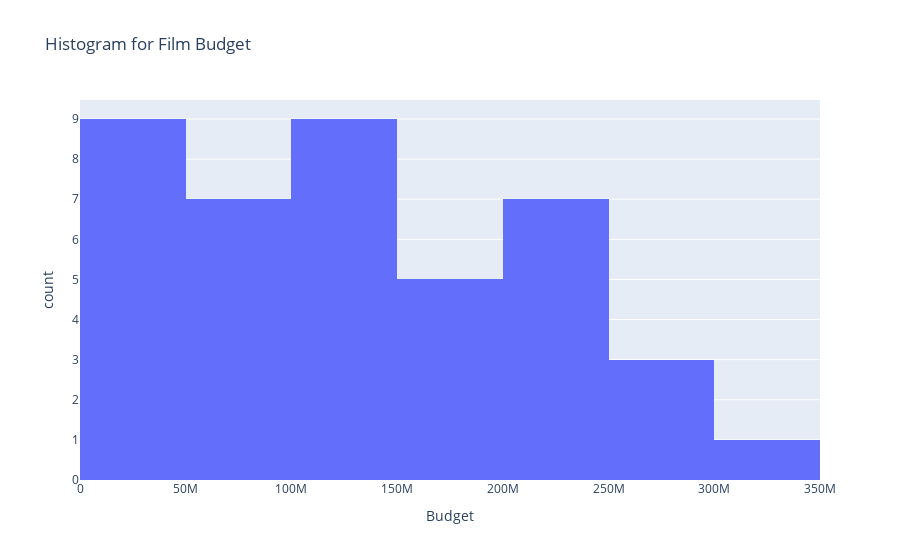
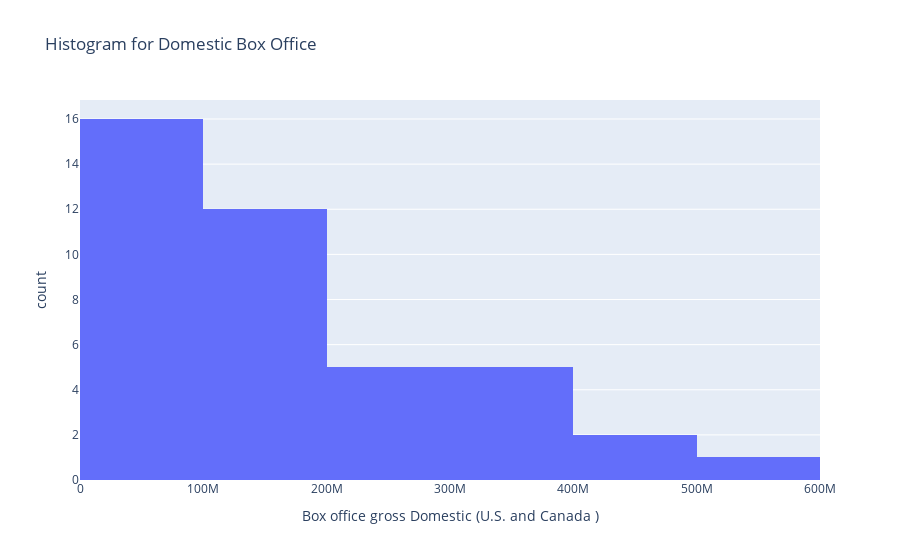
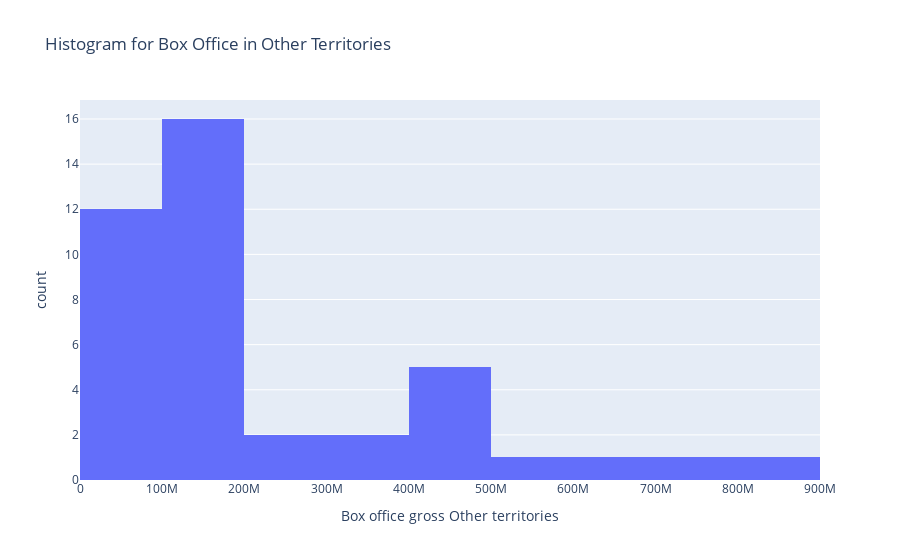
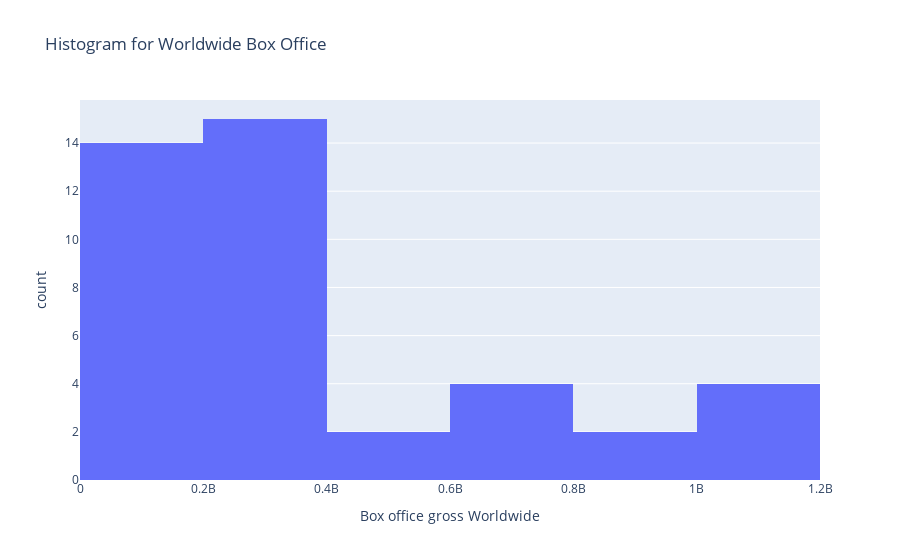

Notebook code cell kept with these figures, in order:
### Code cell
fig_budget = px.histogram(df_dc, x='Budget', title='Histogram for Film Budget')


fig_domestic = px.histogram(df_dc, x='Box office gross Domestic (U.S. and Canada )', title='Histogram for Domestic Box Office')


fig_other_territories = px.histogram(df_dc, x='Box office gross Other territories', title='Histogram for Box Office in Other Territories')


fig_worldwide = px.histogram(df_dc, x='Box office gross Worldwide', title='Histogram for Worldwide Box Office')


fig_budget.show()
fig_domestic.show()
fig_other_territories.show()
fig_worldwide.show()

### Figure 1 — Plotly figure (JSON) as saved in the notebook; plotly's stock layout.template omitted (floating-point values rounded to 4 significant figures)
{"data": [{"alignmentgroup": "True", "bingroup": "x", "hovertemplate": "Budget=%{x}<br>count=%{y}<extra></extra>", "legendgroup": "", "marker": {"color": "#636efa", "pattern": {"shape": ""}}, "name": "", "offsetgroup": "", "orientation": "v", "showlegend": false, "type": "histogram", "x": [55000000, 54000000, 39000000, 35000000, 17000000, 3000000, 35000000, 80000000, 5600000, 100000000, 125000000, 16000000, 100000000, 100000000, 150000000, 270000000, 185000000, 130000000, 47000000, 200000000, 250000000, 225000000, 250000000, 175000000, 80000000, 149000000, 300000000, 10000000, 160000000, 100000000, 55000000, 84500000, 200000000, 185000000, 200000000, 90000000, 200000000, 125000000, 200000000, 120000000, 205000000], "xaxis": "x", "yaxis": "y"}], "layout": {"autosize": true, "barmode": "relative", "legend": {"tracegroupgap": 0}, "title": {"text": "Histogram for Film Budget"}, "xaxis": {"anchor": "y", "autorange": true, "domain": [0, 1], "range": [-0.5, 350000000.0], "title": {"text": "Budget"}, "type": "linear"}, "yaxis": {"anchor": "x", "autorange": true, "domain": [0, 1], "range": [0, 9.474], "title": {"text": "count"}}}}

### Figure 2 — Plotly figure (JSON) as saved in the notebook; plotly's stock layout.template omitted (floating-point values rounded to 4 significant figures)
{"data": [{"alignmentgroup": "True", "bingroup": "x", "hovertemplate": "Box office gross Domestic (U.S. and Canada )=%{x}<br>count=%{y}<extra></extra>", "legendgroup": "", "marker": {"color": "#636efa", "pattern": {"shape": ""}}, "name": "", "offsetgroup": "", "orientation": "v", "showlegend": false, "type": "histogram", "x": [134478449, 108185706, 59950623, 14296438, 15681020, 192816, 251409241, 162924631, 5635204, 184069126, 107353792, 1710972, 40202379, 75976178, 206863479, 200081192, 534987076, 107509799, 10547117, 116601172, 448149584, 291045518, 330360194, 325100054, 175936671, 412845172, 229024295, 29790236, 335061807, 140480049, 335477657, 84172791, 46801036, 55817425, 369345583, 93657117, 168152111, 57638006, 108133313, 72488072, 124436589], "xaxis": "x", "yaxis": "y"}], "layout": {"autosize": true, "barmode": "relative", "legend": {"tracegroupgap": 0}, "title": {"text": "Histogram for Domestic Box Office"}, "xaxis": {"anchor": "y", "autorange": true, "domain": [0, 1], "range": [-0.5, 600000000.0], "title": {"text": "Box office gross Domestic (U.S. and Canada )"}, "type": "linear"}, "yaxis": {"anchor": "x", "autorange": true, "domain": [0, 1], "range": [0, 16.84], "title": {"text": "count"}}}}

### Figure 3 — Plotly figure (JSON) as saved in the notebook; plotly's stock layout.template omitted (floating-point values rounded to 4 significant figures)
{"data": [{"alignmentgroup": "True", "bingroup": "x", "hovertemplate": "Box office gross Other territories=%{x}<br>count=%{y}<extra></extra>", "legendgroup": "", "marker": {"color": "#636efa", "pattern": {"shape": ""}}, "name": "", "offsetgroup": "", "orientation": "v", "showlegend": false, "type": "histogram", "x": [166000000, 108200000, 20300000, 17450000, 14600000, 82112, 160160000, 104010057, 213000, 152498032, 130900196, 91000, 42200000, 154908550, 168435467, 191000000, 472349861, 77873014, 356195, 120600000, 636918053, 379100000, 544002609, 424100000, 136400000, 411125510, 432300000, 22600000, 816900000, 227318962, 743480625, 121200000, 122800000, 112900000, 402900000, 113900000, 225100000, 76200000, 162500000, 56800000, 309900000], "xaxis": "x", "yaxis": "y"}], "layout": {"autosize": true, "barmode": "relative", "legend": {"tracegroupgap": 0}, "title": {"text": "Histogram for Box Office in Other Territories"}, "xaxis": {"anchor": "y", "autorange": true, "domain": [0, 1], "range": [-0.5, 900000000.0], "title": {"text": "Box office gross Other territories"}, "type": "linear"}, "yaxis": {"anchor": "x", "autorange": true, "domain": [0, 1], "range": [0, 16.84], "title": {"text": "count"}}}}

### Figure 4 — Plotly figure (JSON) as saved in the notebook; plotly's stock layout.template omitted (floating-point values rounded to 4 significant figures)
{"data": [{"alignmentgroup": "True", "bingroup": "x", "hovertemplate": "Box office gross Worldwide=%{x}<br>count=%{y}<extra></extra>", "legendgroup": "", "marker": {"color": "#636efa", "pattern": {"shape": ""}}, "name": "", "offsetgroup": "", "orientation": "v", "showlegend": false, "type": "histogram", "x": [300478449, 216385706, 80250623, 31746438, 30281020, 274928, 411569241, 266934688, 5848204, 336567158, 238253988, 1801972, 82402379, 230884728, 375298946, 391081192, 1007336937, 185382813, 10903312, 237201172, 1085067637, 670145518, 874362803, 749200054, 312336671, 823970682, 661324295, 52390236, 1151961807, 367799011, 1078958282, 205372791, 169601036, 168717425, 772245583, 207557117, 393252111, 133838006, 270633313, 129288072, 434336589], "xaxis": "x", "yaxis": "y"}], "layout": {"autosize": true, "barmode": "relative", "legend": {"tracegroupgap": 0}, "title": {"text": "Histogram for Worldwide Box Office"}, "xaxis": {"anchor": "y", "autorange": true, "domain": [0, 1], "range": [-0.5, 1200000000.0], "title": {"text": "Box office gross Worldwide"}, "type": "linear"}, "yaxis": {"anchor": "x", "autorange": true, "domain": [0, 1], "range": [0, 15.79], "title": {"text": "count"}}}}
